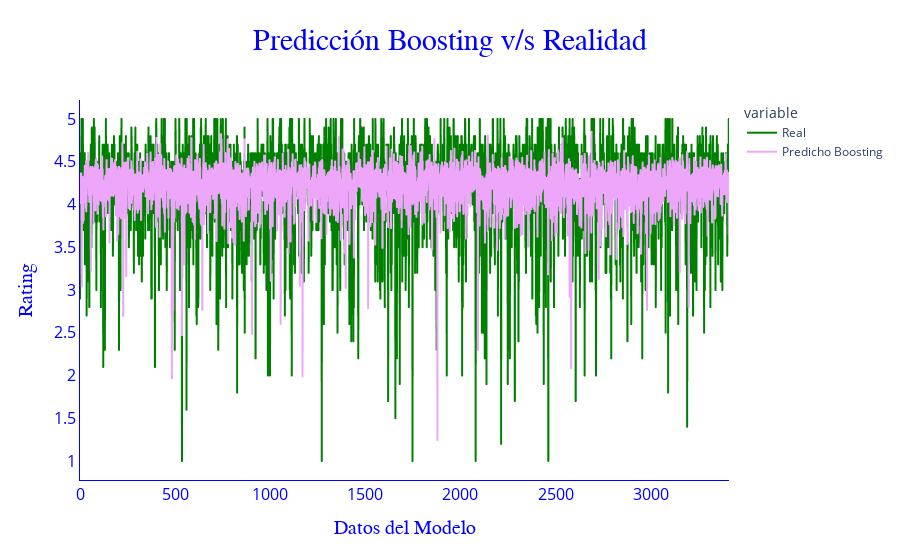

Source (notebook cell):
### Code cell
# Voy a realizar un gráfico para ver la forma de mi función como curva. Probablemente esta no tenga mucho sentido, pero es para visualisarla mejor.

#Gráfico Realidad versus Predicción

# Crear gráfico de línea con Plotly Express
fig = px.line(x=range(len(real_prediction)),                                       # Eje X corresponde al número de datos
              y=[real_prediction['Real'], real_prediction['Predicho Boosting']],            # Fijo los valores de Y_real y Y_predicho
              labels={"y": "Rating", "x": "Datos del Modelo"},  # Asigno nombre a los ejes
              title="Predicción Boosting v/s Realidad",
              color_discrete_map={"Real": "green", "Predicho": "#EEA6FB"}          # Establecer colores para cada serie
              )

# Personalizar el diseño
fig.update_layout(title=dict(font=dict(size=30, color="blue", family="Arial"),
                             pad=dict(b=15, l=0, r=0, t=15), x=0.5),               # Espacio y centrado del titulo
                  xaxis=dict(title=dict(text="Datos del Modelo", font=dict(color="blue", size=20, family="Arial")),
                              showline=True, linewidth=1, linecolor='blue',
                              tickfont=dict(color='blue', size=16)),
                  yaxis=dict(title=dict(text="Rating", font=dict(color="blue", size=20, family="Arial")),
                              showline=True, linewidth=1, linecolor='blue',
                              tickfont=dict(color='blue', size=16)),
                  paper_bgcolor="white",
                  plot_bgcolor="white")

# Actualizar colores y leyenda
color_map = {"wide_variable_0": "green", "wide_variable_1": "#EEA6FB"}       # Asigno colores a la leyenda para que calcen con los de las lineas del px.line
for i, trace in enumerate(fig.data):
    trace.line.color = color_map.get(trace.name, "blue")                     # "blue" será el color predeterminado si el nombre no se encuentra en el mapa

# Cambiar nombres en la leyenda
fig.for_each_trace(lambda trace: trace.update(name="Real" if "wide_variable_0" in trace.name else "Predicho Boosting"))   # Con .update() estoy actualizando el nombre

# Mostrar el gráfico
fig.show()

### Figure 1 — Plotly figure (JSON) as saved in the notebook; plotly's stock layout.template omitted (floating-point values rounded to 4 significant figures; data arrays with more than 128 entries replaced by an {"elided": "..."} marker saying what was removed)
{"data": [{"hovertemplate": "variable=wide_variable_0<br>Datos del Modelo=%{x}<br>value=%{y}<extra></extra>", "legendgroup": "wide_variable_0", "line": {"color": "green", "dash": "solid"}, "marker": {"symbol": "circle"}, "mode": "lines", "name": "Real", "showlegend": true, "type": "scattergl", "x": {"elided": "3413 int values"}, "xaxis": "x", "y": {"elided": "3413 float values"}, "yaxis": "y"}, {"hovertemplate": "variable=wide_variable_1<br>Datos del Modelo=%{x}<br>value=%{y}<extra></extra>", "legendgroup": "wide_variable_1", "line": {"color": "#EEA6FB", "dash": "solid"}, "marker": {"symbol": "circle"}, "mode": "lines", "name": "Predicho Boosting", "showlegend": true, "type": "scattergl", "x": {"elided": "3413 int values"}, "xaxis": "x", "y": {"elided": "3413 float values"}, "yaxis": "y"}], "layout": {"legend": {"title": {"text": "variable"}, "tracegroupgap": 0}, "paper_bgcolor": "white", "plot_bgcolor": "white", "title": {"font": {"color": "blue", "family": "Arial", "size": 30}, "pad": {"b": 15, "l": 0, "r": 0, "t": 15}, "text": "Predicción Boosting v/s Realidad", "x": 0.5}, "xaxis": {"anchor": "y", "domain": [0, 1], "linecolor": "blue", "linewidth": 1, "showline": true, "tickfont": {"color": "blue", "size": 16}, "title": {"font": {"color": "blue", "family": "Arial", "size": 20}, "text": "Datos del Modelo"}}, "yaxis": {"anchor": "x", "domain": [0, 1], "linecolor": "blue", "linewidth": 1, "showline": true, "tickfont": {"color": "blue", "size": 16}, "title": {"font": {"color": "blue", "family": "Arial", "size": 20}, "text": "Rating"}}}}
